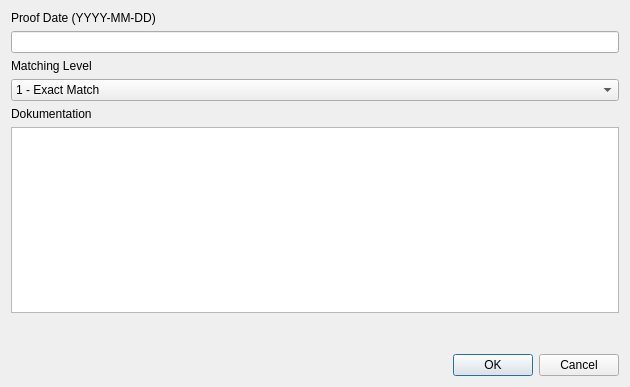
<?xml version="1.0" encoding="UTF-8"?>
<ui version="4.0">
 <class>TimeEditorDialogProof</class>
 <widget class="QDialog" name="TimeEditorDialogProof">
  <property name="geometry">
   <rect>
    <x>0</x>
    <y>0</y>
    <width>630</width>
    <height>387</height>
   </rect>
  </property>
  <property name="windowTitle">
   <string>Add Proof</string>
  </property>
  <layout class="QVBoxLayout" name="verticalLayout_2">
   <item>
    <layout class="QVBoxLayout" name="verticalLayout">
     <item>
      <widget class="QLabel" name="label">
       <property name="text">
        <string>Proof Date (YYYY-MM-DD)</string>
       </property>
      </widget>
     </item>
     <item>
      <widget class="QLineEdit" name="lineEdit"/>
     </item>
     <item>
      <widget class="QLabel" name="label_2">
       <property name="text">
        <string>Matching Level</string>
       </property>
      </widget>
     </item>
     <item>
      <widget class="QComboBox" name="comboBoxMatchingType">
       <item>
        <property name="text">
         <string>1 - Exact Match</string>
        </property>
       </item>
       <item>
        <property name="text">
         <string>2 - Basic Match</string>
        </property>
       </item>
       <item>
        <property name="text">
         <string>3 - Mismatch</string>
        </property>
       </item>
      </widget>
     </item>
     <item>
      <widget class="QLabel" name="label_3">
       <property name="text">
        <string>Dokumentation</string>
       </property>
      </widget>
     </item>
     <item>
      <widget class="QTextEdit" name="textEdit"/>
     </item>
     <item>
      <spacer name="verticalSpacer">
       <property name="orientation">
        <enum>Qt::Vertical</enum>
       </property>
       <property name="sizeHint" stdset="0">
        <size>
         <width>20</width>
         <height>40</height>
        </size>
       </property>
      </spacer>
     </item>
     <item>
      <widget class="QDialogButtonBox" name="buttonBox">
       <property name="standardButtons">
        <set>QDialogButtonBox::Cancel|QDialogButtonBox::Ok</set>
       </property>
      </widget>
     </item>
    </layout>
   </item>
  </layout>
 </widget>
 <resources/>
 <connections>
  <connection>
   <sender>buttonBox</sender>
   <signal>accepted()</signal>
   <receiver>TimeEditorDialogProof</receiver>
   <slot>accept()</slot>
   <hints>
    <hint type="sourcelabel">
     <x>240</x>
     <y>261</y>
    </hint>
    <hint type="destinationlabel">
     <x>247</x>
     <y>144</y>
    </hint>
   </hints>
  </connection>
  <connection>
   <sender>buttonBox</sender>
   <signal>rejected()</signal>
   <receiver>TimeEditorDialogProof</receiver>
   <slot>reject()</slot>
   <hints>
    <hint type="sourcelabel">
     <x>240</x>
     <y>261</y>
    </hint>
    <hint type="destinationlabel">
     <x>247</x>
     <y>144</y>
    </hint>
   </hints>
  </connection>
 </connections>
</ui>
